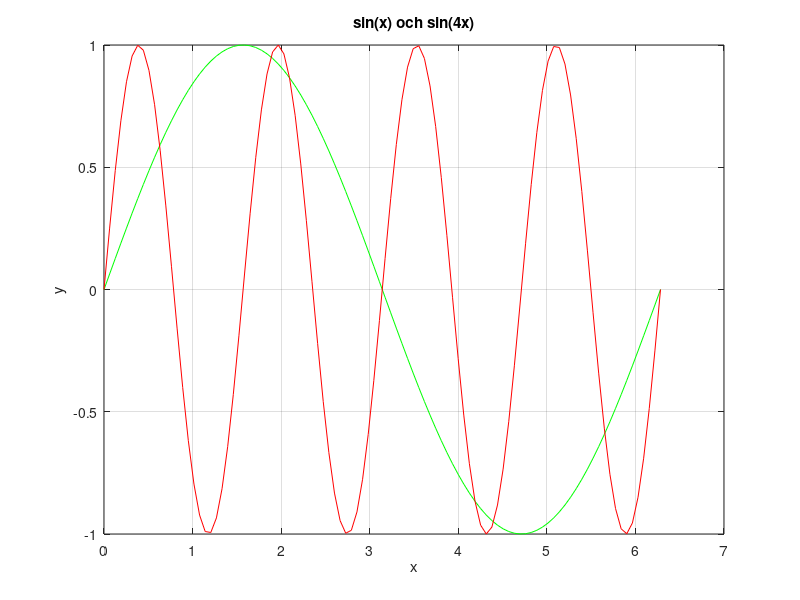

Write MATLAB code to recreate this figure.
% Script RitaGrafer

x=linspace(0,2*pi);
f=sin(x);
g=sin(4*x);
plot(x,f,'green',x,g,'red')
xlabel('x')
ylabel('y')
title('sin(x) och sin(4x)')
grid on